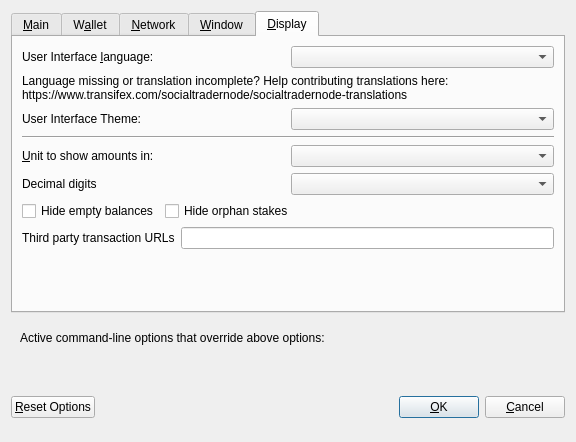
<?xml version="1.0" encoding="UTF-8"?>
<ui version="4.0">
 <class>OptionsDialog</class>
 <widget class="QDialog" name="OptionsDialog">
  <property name="geometry">
   <rect>
    <x>0</x>
    <y>0</y>
    <width>576</width>
    <height>442</height>
   </rect>
  </property>
  <property name="windowTitle">
   <string>Options</string>
  </property>
  <property name="modal">
   <bool>true</bool>
  </property>
  <layout class="QVBoxLayout" name="verticalLayout">
   <item>
    <widget class="QTabWidget" name="tabWidget">
     <property name="currentIndex">
      <number>4</number>
     </property>
     <widget class="QWidget" name="tabMain">
      <attribute name="title">
       <string>&amp;Main</string>
      </attribute>
      <layout class="QVBoxLayout" name="verticalLayout_Main">
       <item>
        <widget class="QCheckBox" name="bitcoinAtStartup">
         <property name="toolTip">
          <string>Automatically start SCTR after logging in to the system.</string>
         </property>
         <property name="text">
          <string>&amp;Start SCTR on system login</string>
         </property>
        </widget>
       </item>
       <item>
        <layout class="QHBoxLayout" name="horizontalLayout_2_Main">
         <item>
          <widget class="QLabel" name="databaseCacheLabel">
           <property name="text">
            <string>Size of &amp;database cache</string>
           </property>
           <property name="textFormat">
            <enum>Qt::PlainText</enum>
           </property>
           <property name="buddy">
            <cstring>databaseCache</cstring>
           </property>
          </widget>
         </item>
         <item>
          <widget class="QSpinBox" name="databaseCache"/>
         </item>
         <item>
          <widget class="QLabel" name="databaseCacheUnitLabel">
           <property name="text">
            <string>MB</string>
           </property>
           <property name="textFormat">
            <enum>Qt::PlainText</enum>
           </property>
          </widget>
         </item>
         <item>
          <spacer name="horizontalSpacer_2_Main">
           <property name="orientation">
            <enum>Qt::Horizontal</enum>
           </property>
           <property name="sizeHint" stdset="0">
            <size>
             <width>40</width>
             <height>20</height>
            </size>
           </property>
          </spacer>
         </item>
        </layout>
       </item>
       <item>
        <layout class="QHBoxLayout" name="horizontalLayout_3_Main">
         <item>
          <widget class="QLabel" name="threadsScriptVerifLabel">
           <property name="text">
            <string>Number of script &amp;verification threads</string>
           </property>
           <property name="textFormat">
            <enum>Qt::PlainText</enum>
           </property>
           <property name="buddy">
            <cstring>threadsScriptVerif</cstring>
           </property>
          </widget>
         </item>
         <item>
          <widget class="QSpinBox" name="threadsScriptVerif">
           <property name="toolTip">
            <string>(0 = auto, &lt;0 = leave that many cores free)</string>
           </property>
          </widget>
         </item>
         <item>
          <spacer name="horizontalSpacer_3_Main">
           <property name="orientation">
            <enum>Qt::Horizontal</enum>
           </property>
           <property name="sizeHint" stdset="0">
            <size>
             <width>40</width>
             <height>20</height>
            </size>
           </property>
          </spacer>
         </item>
        </layout>
       </item>
       <item>
        <spacer name="verticalSpacer_2">
         <property name="orientation">
          <enum>Qt::Vertical</enum>
         </property>
         <property name="sizeHint" stdset="0">
          <size>
           <width>20</width>
           <height>40</height>
          </size>
         </property>
        </spacer>
       </item>
       <item>
        <layout class="QHBoxLayout" name="horiz-autominting-layout">
         <item>
          <widget class="QCheckBox" name="checkBoxZeromintEnable">
           <property name="toolTip">
            <string>Enable automatic minting of SCTR units to zSCTR</string>
           </property>
           <property name="layoutDirection">
            <enum>Qt::LeftToRight</enum>
           </property>
           <property name="text">
            <string>Enable zSCTR Automint</string>
           </property>
          </widget>
         </item>
         <item>
          <widget class="QCheckBox" name="checkBoxZeromintAddresses">
           <property name="toolTip">
            <string>Enable automatic zSCTR minting from specific addresses</string>
           </property>
           <property name="layoutDirection">
            <enum>Qt::LeftToRight</enum>
           </property>
           <property name="text">
            <string>Enable Automint Addresses</string>
           </property>
          </widget>
         </item>
        </layout>
       </item>
       <item>
        <layout class="QHBoxLayout" name="horizontalLayout_3">
         <item>
          <widget class="QLabel" name="percentage_label">
           <property name="toolTip">
            <string>Percentage of incoming SCTR which get automatically converted to zSCTR via Zerocoin Protocol (min: 10%)</string>
           </property>
           <property name="text">
            <string>Percentage of autominted zSCTR</string>
           </property>
          </widget>
         </item>
         <item>
          <widget class="QSpinBox" name="zeromintPercentage">
           <property name="minimum">
            <number>1</number>
           </property>
           <property name="maximum">
            <number>100</number>
           </property>
          </widget>
         </item>
        </layout>
       </item>
       <item>
        <layout class="QHBoxLayout" name="horizontalLayout" stretch="0,0">
         <property name="sizeConstraint">
          <enum>QLayout::SetFixedSize</enum>
         </property>
         <item>
          <widget class="QLabel" name="labelPreferredDenom">
           <property name="maximumSize">
            <size>
             <width>16777215</width>
             <height>16777215</height>
            </size>
           </property>
           <property name="toolTip">
            <string>Wait with automatic conversion to Zerocoin until enough SCTR for this denomination is available</string>
           </property>
           <property name="text">
            <string>Preferred Automint zSCTR Denomination</string>
           </property>
          </widget>
         </item>
         <item>
          <widget class="QComboBox" name="preferredDenom">
           <property name="maximumSize">
            <size>
             <width>16777215</width>
             <height>27</height>
            </size>
           </property>
           <property name="toolTip">
            <string>Wait with automatic conversion to Zerocoin until enough SCTR for this denomination is available</string>
           </property>
           <property name="maxVisibleItems">
            <number>9</number>
           </property>
           <property name="maxCount">
            <number>9</number>
           </property>
          </widget>
         </item>
        </layout>
       </item>
      </layout>
     </widget>
     <widget class="QWidget" name="tabWallet">
      <attribute name="title">
       <string>W&amp;allet</string>
      </attribute>
      <layout class="QVBoxLayout" name="verticalLayout_Wallet">
       <item>
        <layout class="QHBoxLayout" name="horizontalLayout_2_Wallet">
         <item>
          <widget class="QLabel" name="labelStakeSplitThresholdText">
           <property name="text">
            <string>Stake split threshold:</string>
           </property>
          </widget>
         </item>
         <item>
          <widget class="QSpinBox" name="spinBoxStakeSplitThreshold">
           <property name="minimum">
            <number>1</number>
           </property>
           <property name="maximum">
            <number>999999</number>
           </property>
          </widget>
         </item>
        </layout>
       </item>
       <item>
        <widget class="QGroupBox" name="groupBox">
         <property name="title">
          <string>Expert</string>
         </property>
         <layout class="QVBoxLayout" name="verticalLayout_2">
          <item>
           <widget class="QCheckBox" name="coinControlFeatures">
            <property name="toolTip">
             <string>Whether to show coin control features or not.</string>
            </property>
            <property name="text">
             <string>Enable coin &amp;control features</string>
            </property>
           </widget>
          </item>
          <item>
           <widget class="QCheckBox" name="showMasternodesTab">
            <property name="toolTip">
             <string>Show additional tab listing all your masternodes in first sub-tab&lt;br/&gt;and all masternodes on the network in second sub-tab.</string>
            </property>
            <property name="text">
             <string>Show Masternodes Tab</string>
            </property>
           </widget>
          </item>
          <item>
           <widget class="QCheckBox" name="spendZeroConfChange">
            <property name="toolTip">
             <string>If you disable the spending of unconfirmed change, the change from a transaction&lt;br/&gt;cannot be used until that transaction has at least one confirmation.&lt;br/&gt;This also affects how your balance is computed.</string>
            </property>
            <property name="text">
             <string>&amp;Spend unconfirmed change</string>
            </property>
           </widget>
          </item>
         </layout>
        </widget>
       </item>
       <item>
        <spacer name="verticalSpacer_Wallet">
         <property name="orientation">
          <enum>Qt::Vertical</enum>
         </property>
         <property name="sizeHint" stdset="0">
          <size>
           <width>20</width>
           <height>40</height>
          </size>
         </property>
        </spacer>
       </item>
      </layout>
     </widget>
     <widget class="QWidget" name="tabNetwork">
      <attribute name="title">
       <string>&amp;Network</string>
      </attribute>
      <layout class="QVBoxLayout" name="verticalLayout_Network">
       <item>
        <widget class="QCheckBox" name="mapPortUpnp">
         <property name="toolTip">
          <string>Automatically open the SCTR client port on the router. This only works when your router supports UPnP and it is enabled.</string>
         </property>
         <property name="text">
          <string>Map port using &amp;UPnP</string>
         </property>
        </widget>
       </item>
       <item>
        <widget class="QCheckBox" name="allowIncoming">
         <property name="toolTip">
          <string>Accept connections from outside</string>
         </property>
         <property name="text">
          <string>Allow incoming connections</string>
         </property>
        </widget>
       </item>
       <item>
        <widget class="QCheckBox" name="connectSocks">
         <property name="toolTip">
          <string>Connect to the SCTR network through a SOCKS5 proxy.</string>
         </property>
         <property name="text">
          <string>&amp;Connect through SOCKS5 proxy (default proxy):</string>
         </property>
        </widget>
       </item>
       <item>
        <layout class="QHBoxLayout" name="horizontalLayout_1_Network">
         <item>
          <widget class="QLabel" name="proxyIpLabel">
           <property name="text">
            <string>Proxy &amp;IP:</string>
           </property>
           <property name="textFormat">
            <enum>Qt::PlainText</enum>
           </property>
           <property name="buddy">
            <cstring>proxyIp</cstring>
           </property>
          </widget>
         </item>
         <item>
          <widget class="QValidatedLineEdit" name="proxyIp">
           <property name="minimumSize">
            <size>
             <width>140</width>
             <height>0</height>
            </size>
           </property>
           <property name="maximumSize">
            <size>
             <width>140</width>
             <height>16777215</height>
            </size>
           </property>
           <property name="toolTip">
            <string>IP address of the proxy (e.g. IPv4: 127.0.0.1 / IPv6: ::1)</string>
           </property>
          </widget>
         </item>
         <item>
          <widget class="QLabel" name="proxyPortLabel">
           <property name="text">
            <string>&amp;Port:</string>
           </property>
           <property name="textFormat">
            <enum>Qt::PlainText</enum>
           </property>
           <property name="buddy">
            <cstring>proxyPort</cstring>
           </property>
          </widget>
         </item>
         <item>
          <widget class="QLineEdit" name="proxyPort">
           <property name="minimumSize">
            <size>
             <width>55</width>
             <height>0</height>
            </size>
           </property>
           <property name="maximumSize">
            <size>
             <width>55</width>
             <height>16777215</height>
            </size>
           </property>
           <property name="toolTip">
            <string>Port of the proxy (e.g. 9050)</string>
           </property>
          </widget>
         </item>
         <item>
          <spacer name="horizontalSpacer_1_Network">
           <property name="orientation">
            <enum>Qt::Horizontal</enum>
           </property>
           <property name="sizeHint" stdset="0">
            <size>
             <width>40</width>
             <height>20</height>
            </size>
           </property>
          </spacer>
         </item>
        </layout>
       </item>
       <item>
        <spacer name="verticalSpacer_Network">
         <property name="orientation">
          <enum>Qt::Vertical</enum>
         </property>
         <property name="sizeHint" stdset="0">
          <size>
           <width>20</width>
           <height>40</height>
          </size>
         </property>
        </spacer>
       </item>
      </layout>
     </widget>
     <widget class="QWidget" name="tabWindow">
      <attribute name="title">
       <string>&amp;Window</string>
      </attribute>
      <layout class="QVBoxLayout" name="verticalLayout_Window">
       <item>
        <widget class="QCheckBox" name="minimizeToTray">
         <property name="toolTip">
          <string>Show only a tray icon after minimizing the window.</string>
         </property>
         <property name="text">
          <string>&amp;Minimize to the tray instead of the taskbar</string>
         </property>
        </widget>
       </item>
       <item>
        <widget class="QCheckBox" name="minimizeOnClose">
         <property name="toolTip">
          <string>Minimize instead of exit the application when the window is closed. When this option is enabled, the application will be closed only after selecting Quit in the menu.</string>
         </property>
         <property name="text">
          <string>M&amp;inimize on close</string>
         </property>
        </widget>
       </item>
       <item>
        <spacer name="verticalSpacer_Window">
         <property name="orientation">
          <enum>Qt::Vertical</enum>
         </property>
         <property name="sizeHint" stdset="0">
          <size>
           <width>20</width>
           <height>40</height>
          </size>
         </property>
        </spacer>
       </item>
      </layout>
     </widget>
     <widget class="QWidget" name="tabDisplay">
      <attribute name="title">
       <string>&amp;Display</string>
      </attribute>
      <layout class="QVBoxLayout" name="verticalLayout_Display">
       <item>
        <layout class="QHBoxLayout" name="horizontalLayout_1_Display">
         <item>
          <widget class="QLabel" name="langLabel">
           <property name="text">
            <string>User Interface &amp;language:</string>
           </property>
           <property name="textFormat">
            <enum>Qt::PlainText</enum>
           </property>
           <property name="buddy">
            <cstring>lang</cstring>
           </property>
          </widget>
         </item>
         <item>
          <widget class="QValueComboBox" name="lang">
           <property name="toolTip">
            <string>The user interface language can be set here. This setting will take effect after restarting SCTR.</string>
           </property>
          </widget>
         </item>
        </layout>
       </item>
       <item>
        <widget class="QLabel" name="label_3">
         <property name="toolTip">
          <string notr="true"/>
         </property>
         <property name="statusTip">
          <string notr="true"/>
         </property>
         <property name="whatsThis">
          <string notr="true"/>
         </property>
         <property name="accessibleName">
          <string notr="true"/>
         </property>
         <property name="text">
          <string>Language missing or translation incomplete? Help contributing translations here:
https://www.transifex.com/socialtradernode/socialtradernode-translations</string>
         </property>
         <property name="wordWrap">
          <bool>true</bool>
         </property>
         <property name="openExternalLinks">
          <bool>true</bool>
         </property>
         <property name="textInteractionFlags">
          <set>Qt::TextBrowserInteraction</set>
         </property>
        </widget>
       </item>
       <item>
        <layout class="QHBoxLayout" name="horizontalLayout_2_Display" stretch="0,0">
         <item>
          <widget class="QLabel" name="themeLabel">
           <property name="text">
            <string>User Interface Theme:</string>
           </property>
          </widget>
         </item>
         <item>
          <widget class="QValueComboBox" name="theme"/>
         </item>
        </layout>
       </item>
       <item>
        <widget class="Line" name="line">
         <property name="orientation">
          <enum>Qt::Horizontal</enum>
         </property>
        </widget>
       </item>
       <item>
        <layout class="QHBoxLayout" name="horizontalLayout_3_Display">
         <item>
          <widget class="QLabel" name="unitLabel">
           <property name="text">
            <string>&amp;Unit to show amounts in:</string>
           </property>
           <property name="textFormat">
            <enum>Qt::PlainText</enum>
           </property>
           <property name="buddy">
            <cstring>unit</cstring>
           </property>
          </widget>
         </item>
         <item>
          <widget class="QValueComboBox" name="unit">
           <property name="toolTip">
            <string>Choose the default subdivision unit to show in the interface and when sending coins.</string>
           </property>
          </widget>
         </item>
        </layout>
       </item>
       <item>
        <layout class="QHBoxLayout" name="horizontalLayout_4_Display">
         <item>
          <widget class="QLabel" name="digitsLabel">
           <property name="text">
            <string>Decimal digits</string>
           </property>
          </widget>
         </item>
         <item>
          <widget class="QValueComboBox" name="digits"/>
         </item>
        </layout>
       </item>
       <item>
        <layout class="QHBoxLayout" name="horizontalLayout_5_Display">
         <item>
          <widget class="QCheckBox" name="checkBoxHideZeroBalances">
           <property name="toolTip">
            <string>Hide empty balances</string>
           </property>
           <property name="layoutDirection">
            <enum>Qt::LeftToRight</enum>
           </property>
           <property name="text">
            <string>Hide empty balances</string>
           </property>
          </widget>
         </item>
         <item>
          <widget class="QCheckBox" name="checkBoxHideOrphans">
           <property name="toolTip">
            <string>Hide orphan stakes in transaction lists</string>
           </property>
           <property name="text">
            <string>Hide orphan stakes</string>
           </property>
          </widget>
         </item>
         <item>
          <spacer name="horizontalSpacer">
           <property name="orientation">
            <enum>Qt::Horizontal</enum>
           </property>
           <property name="sizeHint" stdset="0">
            <size>
             <width>40</width>
             <height>20</height>
            </size>
           </property>
          </spacer>
         </item>
        </layout>
       </item>
       <item>
        <layout class="QHBoxLayout" name="horizontalLayout_6_Display">
         <item>
          <widget class="QLabel" name="thirdPartyTxUrlsLabel">
           <property name="toolTip">
            <string>Third party URLs (e.g. a block explorer) that appear in the transactions tab as context menu items. %s in the URL is replaced by transaction hash. Multiple URLs are separated by vertical bar |.</string>
           </property>
           <property name="text">
            <string>Third party transaction URLs</string>
           </property>
           <property name="buddy">
            <cstring>thirdPartyTxUrls</cstring>
           </property>
          </widget>
         </item>
         <item>
          <widget class="QLineEdit" name="thirdPartyTxUrls">
           <property name="toolTip">
            <string>Third party URLs (e.g. a block explorer) that appear in the transactions tab as context menu items. %s in the URL is replaced by transaction hash. Multiple URLs are separated by vertical bar |.</string>
           </property>
          </widget>
         </item>
        </layout>
       </item>
       <item>
        <spacer name="verticalSpacer">
         <property name="orientation">
          <enum>Qt::Vertical</enum>
         </property>
         <property name="sizeHint" stdset="0">
          <size>
           <width>20</width>
           <height>40</height>
          </size>
         </property>
        </spacer>
       </item>
      </layout>
     </widget>
    </widget>
   </item>
   <item>
    <widget class="QFrame" name="frame">
     <layout class="QVBoxLayout" name="verticalLayout_Bottom">
      <item>
       <layout class="QHBoxLayout" name="horizontalLayout_Bottom">
        <item>
         <widget class="QLabel" name="overriddenByCommandLineInfoLabel">
          <property name="text">
           <string>Active command-line options that override above options:</string>
          </property>
          <property name="textFormat">
           <enum>Qt::PlainText</enum>
          </property>
         </widget>
        </item>
        <item>
         <spacer name="horizontalSpacer_Bottom">
          <property name="orientation">
           <enum>Qt::Horizontal</enum>
          </property>
          <property name="sizeHint" stdset="0">
           <size>
            <width>40</width>
            <height>20</height>
           </size>
          </property>
         </spacer>
        </item>
       </layout>
      </item>
      <item>
       <widget class="QLabel" name="overriddenByCommandLineLabel">
        <property name="text">
         <string/>
        </property>
        <property name="textFormat">
         <enum>Qt::PlainText</enum>
        </property>
        <property name="wordWrap">
         <bool>true</bool>
        </property>
       </widget>
      </item>
     </layout>
    </widget>
   </item>
   <item>
    <layout class="QHBoxLayout" name="horizontalLayout_Buttons">
     <item>
      <widget class="QPushButton" name="resetButton">
       <property name="toolTip">
        <string>Reset all client options to default.</string>
       </property>
       <property name="text">
        <string>&amp;Reset Options</string>
       </property>
       <property name="autoDefault">
        <bool>false</bool>
       </property>
      </widget>
     </item>
     <item>
      <spacer name="horizontalSpacer_1">
       <property name="orientation">
        <enum>Qt::Horizontal</enum>
       </property>
       <property name="sizeHint" stdset="0">
        <size>
         <width>40</width>
         <height>48</height>
        </size>
       </property>
      </spacer>
     </item>
     <item>
      <widget class="QLabel" name="statusLabel">
       <property name="minimumSize">
        <size>
         <width>200</width>
         <height>0</height>
        </size>
       </property>
       <property name="font">
        <font>
         <weight>75</weight>
         <bold>true</bold>
        </font>
       </property>
       <property name="text">
        <string/>
       </property>
       <property name="textFormat">
        <enum>Qt::PlainText</enum>
       </property>
       <property name="wordWrap">
        <bool>true</bool>
       </property>
      </widget>
     </item>
     <item>
      <spacer name="horizontalSpacer_2">
       <property name="orientation">
        <enum>Qt::Horizontal</enum>
       </property>
       <property name="sizeHint" stdset="0">
        <size>
         <width>40</width>
         <height>48</height>
        </size>
       </property>
      </spacer>
     </item>
     <item>
      <widget class="QPushButton" name="okButton">
       <property name="text">
        <string>&amp;OK</string>
       </property>
       <property name="autoDefault">
        <bool>false</bool>
       </property>
       <property name="default">
        <bool>true</bool>
       </property>
      </widget>
     </item>
     <item>
      <widget class="QPushButton" name="cancelButton">
       <property name="text">
        <string>&amp;Cancel</string>
       </property>
       <property name="autoDefault">
        <bool>false</bool>
       </property>
      </widget>
     </item>
    </layout>
   </item>
  </layout>
 </widget>
 <customwidgets>
  <customwidget>
   <class>QValidatedLineEdit</class>
   <extends>QLineEdit</extends>
   <header>qvalidatedlineedit.h</header>
  </customwidget>
  <customwidget>
   <class>QValueComboBox</class>
   <extends>QComboBox</extends>
   <header>qvaluecombobox.h</header>
  </customwidget>
 </customwidgets>
 <resources/>
 <connections/>
</ui>
